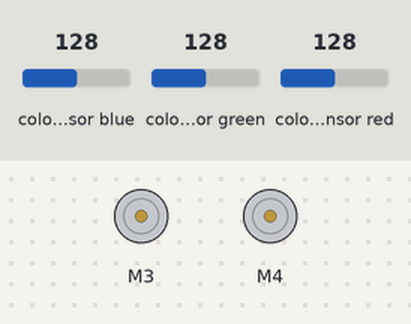
The sketch below on a simulated Arduino Mega 2560, built with avr-gcc and run on an emulated ATmega2560. Shown: 2 × DC motor (green arrow = forward, orange = backward, longer = faster). Wiring (inferred from the names in the program): 2 × TCS3200 colour sensor: output pin 45, S2 pin 44, S3 pin 43, S0 pin 46, S1 pin 47 / output pin 50, S2 pin 51, S3 pin 49, S0 pin 52, S1 pin 53. Inputs (shaded band) come from the test bench; at power-on: colour sensor blue 128, colour sensor green 128, colour sensor red 128.

Above: at 0.1 s.
At 1.1 s:
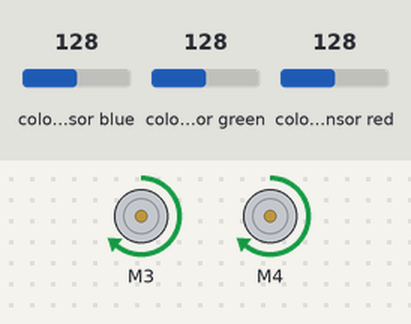
Timing chart, 0 to 2.6 s (numbered marks = the images above):
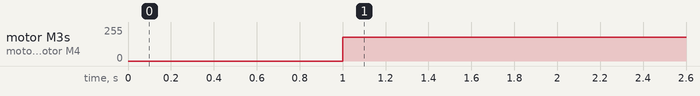

Measured:
- by itself, motor M3, motor M4: stopped → forward 180/255 at 1.0 s

The sketch:

programacaodoverdecomvoids.ino
```cpp
#include <AFMotor.h>

// Pinos de conexão do primeiro sensor TCS320
const int s0_1 = 52;
const int s1_1 = 53;
const int s2_1 = 51;
const int s3_1 = 49;
const int out_1 = 50;

// Pinos de conexão do segundo sensor TCS320
const int s0_2 = 46;
const int s1_2 = 47;
const int s2_2 = 44;
const int s3_2 = 43;
const int out_2 = 45;

// Definindo as variáveis de cada cor
int vermelhoS1 = 0;
int verdeS1 = 0;
int azulS1 = 0;

int vermelhoS2 = 0;
int verdeS2 = 0;
int azulS2 = 0;

// Inicialização dos motores
AF_DCMotor motor1(3); // Motor esquerdo
AF_DCMotor motor2(4); // Motor direito


void setup() {
  pinMode(s0_1, OUTPUT);
  pinMode(s1_1, OUTPUT);
  pinMode(s2_1, OUTPUT);
  pinMode(s3_1, OUTPUT);
  pinMode(out_1, INPUT);

  pinMode(s0_2, OUTPUT);
  pinMode(s1_2, OUTPUT);
  pinMode(s2_2, OUTPUT);
  pinMode(s3_2, OUTPUT);
  pinMode(out_2, INPUT);

  Serial.begin(9600);

  digitalWrite(s0_1, HIGH);
  digitalWrite(s1_1, LOW);

  digitalWrite(s0_2, HIGH);
  digitalWrite(s1_2, LOW);

  motor1.setSpeed(180); // Velocidade do motor esquerdo
  motor2.setSpeed(180); // Velocidade do motor direito

  delay(1000); // Aguarda 1 segundo antes de iniciar
}

void loop() {
  color();

    // Lógica para o robô seguir a linha com base nas leituras dos sensores
  if (vermelhoS1 < 60 && azulS1 < 60 && verdeS1 < 60 && vermelhoS2 < 40 && azulS2 < 40 && verdeS2 < 40) {
    // Ambos sensores detectam branco (GAP)
    // seguir em frente
    motor1.run(FORWARD);
    motor2.run(FORWARD);
  }
  else if (vermelhoS1 > 60 && vermelhoS1 < 250 && azulS1 > 60 && azulS1 < 180 && verdeS1 > 50 && verdeS1 < 160 && vermelhoS2 > 50 && vermelhoS2 < 190 && azulS2 > 50 && azulS2 < 110 && verdeS2 > 50 && verdeS2 < 120) {
    // Ambos sensores detectam preto (Encruzilhada)
    // seguir em frente
    motor1.run(FORWARD);
    motor2.run(FORWARD);
  }
  else if (vermelhoS1 > 60 && vermelhoS1 < 250 && azulS1 > 60 && azulS1 < 180 && verdeS1 > 50 && vermelhoS2 < 40 && azulS2 < 40 && verdeS2 < 40) {
    // Sensor 1 detecta preto e Sensor 2 detecta branco
    motor1.run(FORWARD);
    motor2.run(BACKWARD);
  }
  else if (vermelhoS1 < 60 && azulS1 < 60 && verdeS1 < 60 && vermelhoS2 > 50 && vermelhoS2 < 190 && azulS2 > 50 && azulS2 < 110 && verdeS2 > 50 && verdeS2 < 120) {
    // Sensor 1 detecta preto e Sensor 2 detecta branco
    motor1.run(BACKWARD);
    motor2.run(FORWARD);
  }
  else if (vermelhoS1 > 250 && azulS1 > 180 && verdeS1 > 160 && vermelhoS2 < 40 && azulS2 < 40 && verdeS2 < 40) {
    // Vire para a esquerda
    motor1.run(BACKWARD);
    motor2.run(FORWARD);
  }
  else if (vermelhoS1 < 60 && azulS1 < 60 && verdeS1 < 60 && vermelhoS2 > 190 && azulS2 > 110 && verdeS2 > 120) {
    // Vire para a direita
    motor1.run(FORWARD);
    motor2.run(BACKWARD);
  }
  else if (vermelhoS1 > 250 && azulS1 > 180 && verdeS1 > 160 && vermelhoS2 > 190 && azulS2 > 110 && verdeS2 > 120) {
    void virar90graus();
  }
  else {
    // Ambos sensores detectam preto (ou outros valores)
    // Adicione aqui a lógica para seguir em frente ou fazer outra ação desejada
    motor1.run(FORWARD);
    motor2.run(FORWARD);
  }

  }


void color() {
  digitalWrite(s2_1, LOW);
  digitalWrite(s3_1, LOW);
  vermelhoS1 = pulseIn(out_1, digitalRead(out_1) == HIGH ? LOW : HIGH);
  digitalWrite(s3_1, HIGH);
  azulS1 = pulseIn(out_1, digitalRead(out_1) == HIGH ? LOW : HIGH);
  digitalWrite(s2_1, HIGH);
  verdeS1 = pulseIn(out_1, digitalRead(out_1) == HIGH ? LOW : HIGH);

  digitalWrite(s2_2, LOW);
  digitalWrite(s3_2, LOW);
  vermelhoS2 = pulseIn(out_2, digitalRead(out_2) == HIGH ? LOW : HIGH);
  digitalWrite(s3_2, HIGH);
  azulS2 = pulseIn(out_2, digitalRead(out_2) == HIGH ? LOW : HIGH);
  digitalWrite(s2_2, HIGH);
  verdeS2 = pulseIn(out_2, digitalRead(out_2) == HIGH ? LOW : HIGH);
}

void moveForward() {
  motor1.run(FORWARD); // Motor esquerdo para frente
  motor2.run(FORWARD); // Motor direito para frente
}

void turnLeft() {
  motor1.run(BACKWARD); // Motor esquerdo para trás
  motor2.run(FORWARD); // Motor direito para frente
}

void turnRight() {
  motor1.run(FORWARD); // Motor esquerdo para frente
  motor2.run(BACKWARD); // Motor direito para trás
}
void virar90graus() {

  motor1.run(RELEASE); //parar
  motor2.run(RELEASE); //parar
  delay(500);
  motor1.run(FORWARD); // Motor esquerdo para frente
  motor2.run(BACKWARD); // Motor direito para trás
  delay(2000);
}
```
